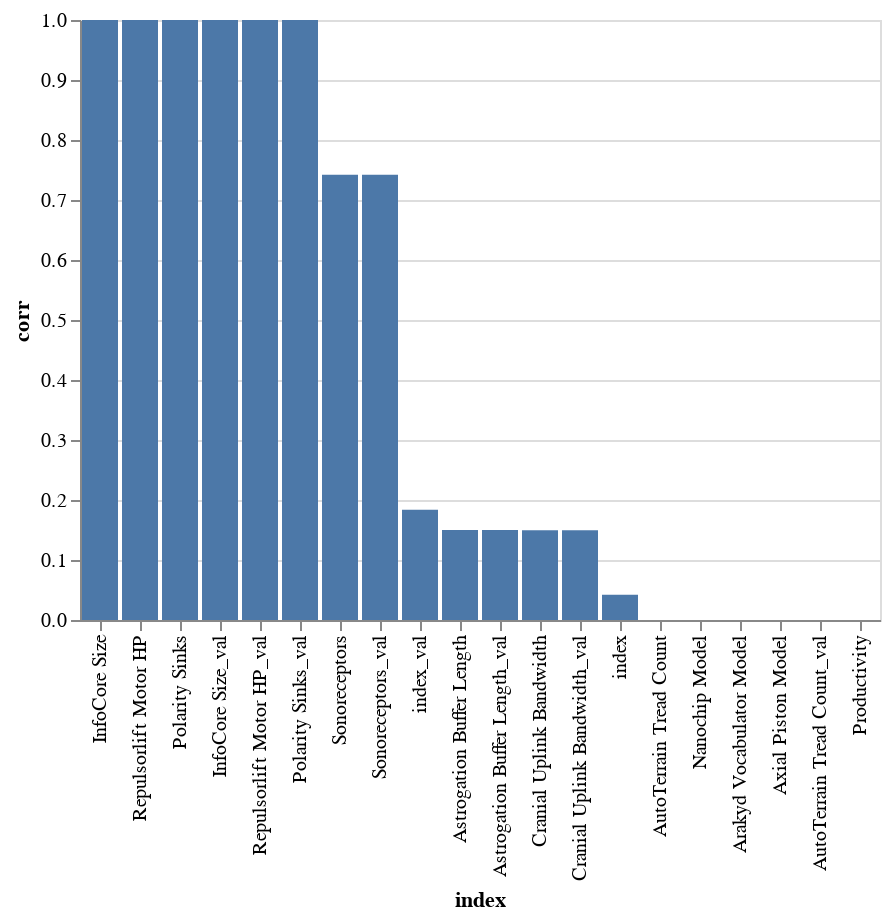

The notebook cell saved with this chart:
### Code cell
alt.Chart(reg_coe.reset_index()).mark_bar().encode(
    x = alt.X('index:N',sort='-y'),
    y = alt.Y("corr:Q"),
    tooltip = alt.Tooltip(['index','corr'])
)

### Figure 1 — Vega-Lite specification as saved in the notebook (floating-point values rounded to 4 significant figures)
{"config": {"view": {"continuousWidth": 400, "continuousHeight": 300}}, "data": {"name": "data-dcfa342185de36ea676558f39cc900b9"}, "mark": "bar", "encoding": {"tooltip": [{"field": "index", "type": "nominal"}, {"field": "corr", "type": "quantitative"}], "x": {"field": "index", "sort": "-y", "type": "nominal"}, "y": {"field": "corr", "type": "quantitative"}}, "$schema": "https://vega.github.io/schema/vega-lite/v4.17.0.json", "datasets": {"data-dcfa342185de36ea676558f39cc900b9": [{"index": "index", "corr": 0.04208}, {"index": "Astrogation Buffer Length", "corr": 0.1499}, {"index": "InfoCore Size", "corr": 1.0}, {"index": "Sonoreceptors", "corr": 0.742}, {"index": "Repulsorlift Motor HP", "corr": 1.0}, {"index": "AutoTerrain Tread Count", "corr": null}, {"index": "Cranial Uplink Bandwidth", "corr": 0.1495}, {"index": "Polarity Sinks", "corr": 1.0}, {"index": "Nanochip Model", "corr": null}, {"index": "Arakyd Vocabulator Model", "corr": null}, {"index": "Axial Piston Model", "corr": null}, {"index": "index_val", "corr": 0.1836}, {"index": "Astrogation Buffer Length_val", "corr": 0.1499}, {"index": "InfoCore Size_val", "corr": 1.0}, {"index": "Sonoreceptors_val", "corr": 0.742}, {"index": "Repulsorlift Motor HP_val", "corr": 1.0}, {"index": "AutoTerrain Tread Count_val", "corr": null}, {"index": "Cranial Uplink Bandwidth_val", "corr": 0.1495}, {"index": "Polarity Sinks_val", "corr": 1.0}, {"index": "Productivity", "corr": null}]}}
